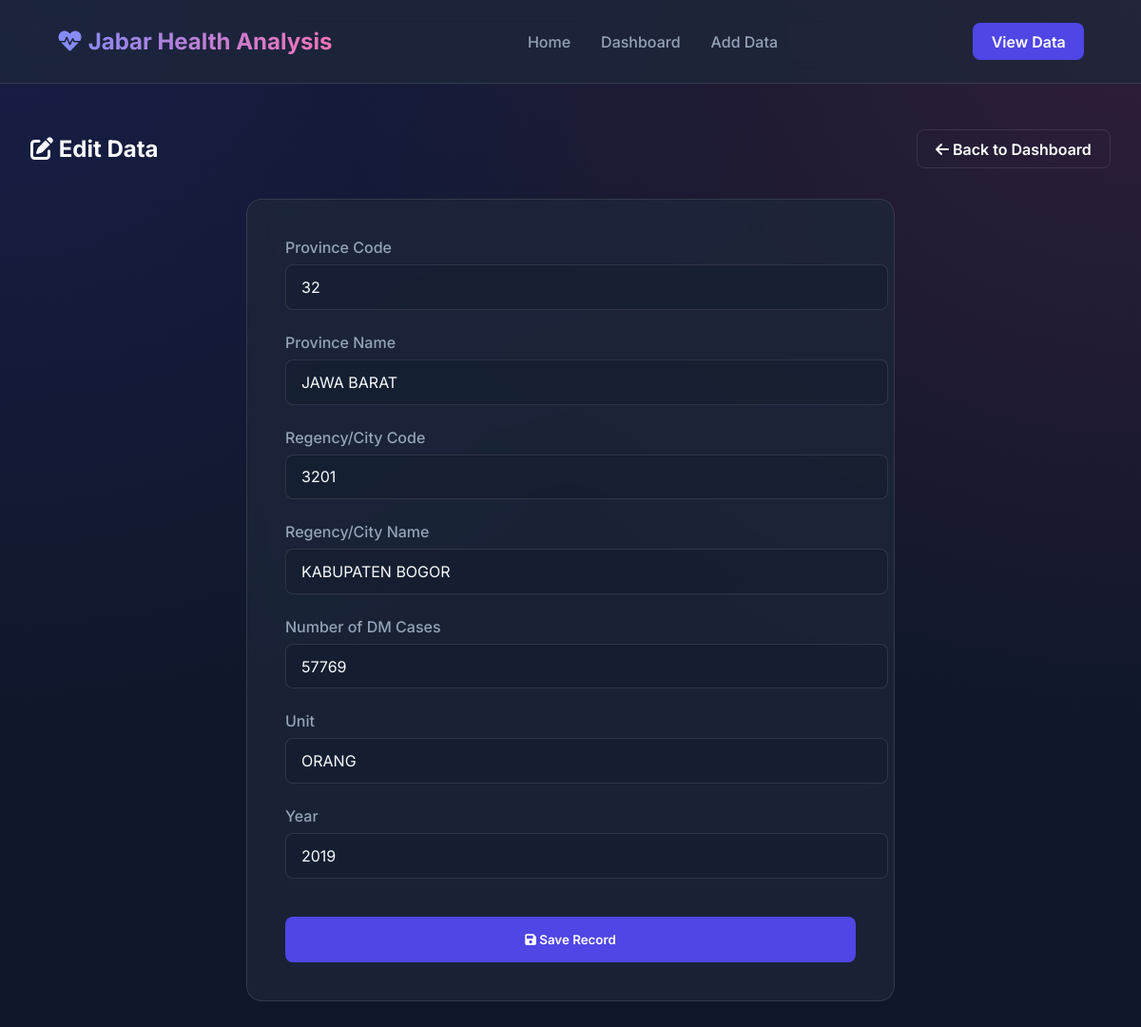
Screenshot of /edit/1 with the database file from the repository.
### app.py (models this page shows, shortened)
class PenderitaDM(db.Model):
    id = db.Column(db.Integer, primary_key=True)
    kode_provinsi = db.Column(db.Integer, nullable=False)
    nama_provinsi = db.Column(db.String(100), nullable=False)
    kode_kabupaten_kota = db.Column(db.Integer, nullable=False)
    nama_kabupaten_kota = db.Column(db.String(100), nullable=False)
    jumlah_penderita_dm = db.Column(db.Integer, nullable=False)
    satuan = db.Column(db.String(50), nullable=False)
    tahun = db.Column(db.Integer, nullable=False)

### app.py (the view, shortened to what this page needs)
@app.route('/edit/<int:id>', methods=['GET', 'POST'])
def edit(id):
    data = PenderitaDM.query.get_or_404(id)
    return render_template('form.html', action='Edit', data=data)

### templates/form.html
{% extends 'base.html' %}
{% block content %}
<div class="page-header">
    <h2><i class="fas fa-edit"></i> {{ action }} Data</h2>
    <a href="{{ url_for('dashboard') }}" class="btn-primary"
        style="background: transparent; border: 1px solid var(--border);">
        <i class="fas fa-arrow-left"></i> Back to Dashboard
    </a>
</div>
<div class="form-card">
    <form method="POST">
        <div class="form-group">
            <label>Province Code</label>
            <input type="number" name="kode_provinsi" class="form-control"
                value="{{ data.kode_provinsi if data else '' }}" required placeholder="e.g. 32">
        </div>
        <div class="form-group">
            <label>Province Name</label>
            <input type="text" name="nama_provinsi" class="form-control"
                value="{{ data.nama_provinsi if data else 'JAWA BARAT' }}" required>
        </div>
        <div class="form-group">
            <label>Regency/City Code</label>
            <input type="number" name="kode_kabupaten_kota" class="form-control"
                value="{{ data.kode_kabupaten_kota if data else '' }}" required placeholder="e.g. 3201">
        </div>
        <div class="form-group">
            <label>Regency/City Name</label>
            <input type="text" name="nama_kabupaten_kota" class="form-control"
                value="{{ data.nama_kabupaten_kota if data else '' }}" required placeholder="e.g. KABUPATEN BOGOR">
        </div>
        <div class="form-group">
            <label>Number of DM Cases</label>
            <input type="number" name="jumlah_penderita_dm" class="form-control"
                value="{{ data.jumlah_penderita_dm if data else '' }}" required placeholder="e.g. 5000">
        </div>
        <div class="form-group">
            <label>Unit</label>
            <input type="text" name="satuan" class="form-control" value="{{ data.satuan if data else 'ORANG' }}"
                required>
        </div>
        <div class="form-group">
            <label>Year</label>
            <input type="number" name="tahun" class="form-control" value="{{ data.tahun if data else '2024' }}"
                required>
        </div>
        <button type="submit" class="btn-primary" style="width: 100%; margin-top: 1rem; padding: 1rem;">
            <i class="fas fa-save"></i> Save Record
        </button>
    </form>
</div>
{% endblock %}

### static/css/style.css (style rules this page uses)
:root { --primary: #4f46e5; --primary-hover: #4338ca; --secondary: #ec4899; --bg-dark: #0f172a; --bg-card: rgba(30, 41, 59, 0.7); --text-light: #f8fafc; --text-dim: #94a3b8; --border: rgba(255, 255, 255, 0.1); --glass: blur(12px); --shadow: 0 4px 6px -1px rgba(0, 0, 0, 0.1), 0 2px 4px -1px rgba(0, 0, 0, 0.06); }
* { margin: 0; padding: 0; box-sizing: border_box; font-family: 'Inter', sans-serif; }
body { background-color: var(--bg-dark); color: var(--text-light); min-height: 100vh; background-image: radial-gradient(at 0% 0%, rgba(79, 70, 229, 0.15) 0px, transparent 50%), radial-gradient(at 100% 0%, rgba(236, 72, 153, 0.15) 0px, transparent 50%); background-attachment: fixed; }
.btn-primary { background: var(--primary); color: white; padding: 0.6rem 1.2rem; border-radius: 8px; text-decoration: none; font-weight: 600; transition: 0.3s; border: none; cursor: pointer; display: inline-block; }
.form-card { background: var(--bg-card); border: 1px solid var(--border); padding: 2.5rem; border-radius: 16px; max-width: 600px; margin: 0 auto; backdrop-filter: var(--glass); }
.form-group { margin-bottom: 1.5rem; }
.form-group label { display: block; margin-bottom: 0.5rem; color: var(--text-dim); font-weight: 500; }
.form-control { width: 100%; padding: 0.8rem 1rem; background: rgba(15, 23, 42, 0.3); border: 1px solid var(--border); border-radius: 8px; color: var(--text-light); font-size: 1rem; outline: none; transition: 0.3s; }
.page-header { display: flex; justify-content: space-between; align-items: center; margin-bottom: 2rem; }

### rows the page displays
PenderitaDM: kode_provinsi "32", nama_provinsi "JAWA BARAT", kode_kabupaten_kota "3201", nama_kabupaten_kota "KABUPATEN BOGOR", jumlah_penderita_dm "57769", satuan "ORANG", tahun "2019"

### other values shown
{{ action }} "Edit"
